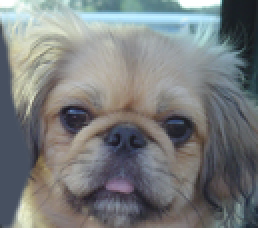
#> input picture Assignment1/1.CodingPart/data/dog.bmp, 129 x 114 px, shrunk from 410 x 361 before the run (shown 2 times larger)
$ python proj1_part2.py
#> lines starting #> are read from the running program, lines starting #| are printed output that depends on the picture
#> call 2 of load_image, with path = './data/cat.bmp'
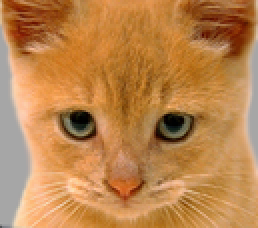
#> input picture Assignment1/1.CodingPart/data/cat.bmp, 129 x 114 px, shrunk from 410 x 361 before the run (shown 2 times larger)
### Assignment1/1.CodingPart/helpers.py
# Project Image Filtering and Hybrid Images Stencil Code
# Based on previous and current work
# by James Hays for CSCI 1430 @ Brown and
# CS 4495/6476 @ Georgia Tech
import numpy as np
from numpy import pi, exp, sqrt
from numpy.fft import fft2, ifft2
from skimage import io, img_as_ubyte, img_as_float32
from skimage.transform import rescale

def my_imfilter(image, filter):
    """
    Your function should meet the requirements laid out on the project webpage.
    Apply a filter to an image. Return the filtered image.
    Inputs:
    - image -> numpy nd-array of dim (m, n, c)
    - filter -> numpy nd-array of odd dim (k, l)
    Returns
    - filtered_image -> numpy nd-array of dim (m, n, c)
    Errors if:
    - filter has any even dimension -> raise an Exception with a suitable error message.
    """
    filtered_image = np.asarray([0])

    if filter.shape[0] % 2 == 0 or filter.shape[1] % 2 == 0:
        raise ValueError('Only odd filters are allowed')

    #pad image edges with zeros to avoid dimension reduction
    pad_v = int((filter.shape[0] - 1) / 2)
#> pad_v = 14
    pad_h = int((filter.shape[1] - 1) / 2)
#> pad_h = 14

    if len(image.shape) == 2:
        image_padded = np.pad(image, [(pad_v, pad_v),(pad_h, pad_h)], mode = 'reflect')
        filtered_image = np.zeros((image.shape[0], image.shape[1]))

        for x in range (image_padded.shape[0]):
            if x + filter.shape[0] > image_padded.shape[0]:
                break
            for y in range(image_padded.shape[1]):
                if y + filter.shape[1] > image_padded.shape[1]:
                    break
                filtered_image[x, y] = np.tensordot(image_padded[x:x + filter.shape[0],y:y+filter.shape[1]], filter)

    elif len(image.shape) == 3:
        image_padded = np.pad(image, [(pad_v, pad_v),(pad_h, pad_h),(0, 0)], mode = 'reflect')
        filtered_image = np.zeros((image.shape[0], image.shape[1], 3))

        for x in range (image_padded.shape[0]):
            if x + filter.shape[0] > image_padded.shape[0]:
                break
            for y in range(image_padded.shape[1]):
                if y + filter.shape[1] > image_padded.shape[1]:
                    break
                for z in range(image_padded.shape[2]):
                    filtered_image[x, y, z] = np.tensordot(image_padded[x:x + filter.shape[0],y:y+filter.shape[1],z], filter)
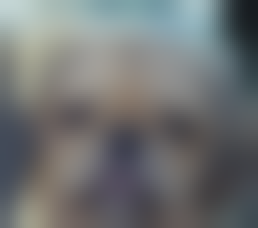
#> filtered_image: shape (114, 129, 3) float64 (shown 2 times larger); mean R, G, B 0.44, 0.452, 0.454


    else: raise ValueError('Wrong image format')

    return filtered_image

# [19 lines left out: function my_filter_fft, not called in this run]

def gen_hybrid_image(image1, image2, cutoff_frequency):
    """
    Inputs:
    - image1 -> The image from which to take the low frequencies.
    - image2 -> The image from which to take the high frequencies.
    - cutoff_frequency -> The standard deviation, in pixels, of the Gaussian
                         blur that will remove high frequencies.

    Task:
    - Use my_imfilter to create 'low_frequencies' and 'high_frequencies'.
    - Combine them to create 'hybrid_image'.
    """

    assert image1.shape[0] == image2.shape[0]
    assert image1.shape[1] == image2.shape[1]
    assert image1.shape[2] == image2.shape[2]

    # Steps:
    # (1) Remove the high frequencies from image1 by blurring it. The amount of
    #     blur that works best will vary with different image pairs
    # generate a 1x(2k+1) gaussian kernel with mean=0 and sigma = s, see https://stackoverflow.com/questions/17190649/how-to-obtain-a-gaussian-filter-in-python
    s, k = cutoff_frequency, cutoff_frequency*2
    probs = np.asarray([exp(-z*z/(2*s*s))/sqrt(2*pi*s*s) for z in range(-k,k+1)], dtype=np.float32)
    kernel = np.outer(probs, probs)

    # Your code here:
    low_frequencies = my_imfilter(image1, kernel) # Replace with your implementation

    # (2) Remove the low frequencies from image2. The easiest way to do this is to
    #     subtract a blurred version of image2 from the original version of image2.
    #     This will give you an image centered at zero with negative values.
    # Your code here #
    high_frequencies = image2 - my_imfilter(image2, kernel) # Replace with your implementation
#> after the loop in my_imfilter (call 2), `for x in range (image_padded.shape[0]):`:
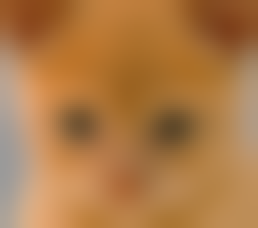
#> filtered_image: shape (114, 129, 3) float64 (shown 2 times larger); mean R, G, B 0.683, 0.48, 0.279

    # (3) Combine the high frequencies and low frequencies
    # Your code here #
    hybrid_image = low_frequencies + high_frequencies # Replace with your implementation

    # (4) At this point, you need to be aware that values larger than 1.0
    # or less than 0.0 may cause issues in the functions in Python for saving
    # images to disk. These are called in proj1_part2 after the call to
    # gen_hybrid_image().
    # One option is to clip (also called clamp) all values below 0.0 to 0.0,
    # and all values larger than 1.0 to 1.0.
    hybrid_image = np.clip(hybrid_image, 0, 1)
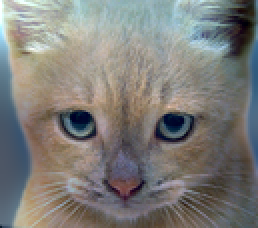
#> hybrid_image: shape (114, 129, 3) float64 (shown 2 times larger); mean R, G, B 0.496, 0.491, 0.477
    return low_frequencies, high_frequencies, hybrid_image

def vis_hybrid_image(hybrid_image):
  """
  Visualize a hybrid image by progressively downsampling the image and
  concatenating all of the images together.
  """
  scales = 5
  scale_factor = 0.5
  padding = 5
  original_height = hybrid_image.shape[0]
#> original_height = 114
  num_colors = 1 if hybrid_image.ndim == 2 else 3
#> num_colors = 3

  output = np.copy(hybrid_image)
  cur_image = np.copy(hybrid_image)
  for scale in range(2, scales+1):
    # add padding
    output = np.hstack((output, np.ones((original_height, padding, num_colors),
                                        dtype=np.float32)))
    # downsample image
    cur_image = rescale(cur_image, scale_factor, mode='reflect', multichannel = True)
    # pad the top to append to the output
    pad = np.ones((original_height-cur_image.shape[0], cur_image.shape[1],
                   num_colors), dtype=np.float32)
    tmp = np.vstack((pad, cur_image))
    output = np.hstack((output, tmp))
#> this loop made 4 passes
#> pass 1, in vis_hybrid_image, `tmp = np.vstack((pad, cur_image))`:
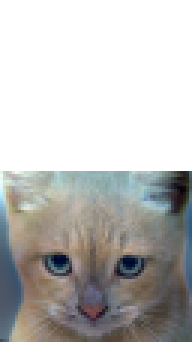
#> tmp: shape (114, 64, 3) float64 (shown 3 times larger); mean R, G, B 0.748, 0.746, 0.739
#> after the loop:
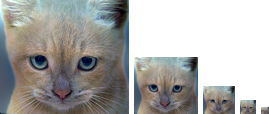
#> output: shape (114, 269, 3) float64; mean R, G, B 0.679, 0.676, 0.667
  return output

def load_image(path):
  return img_as_float32(io.imread(path))

def save_image(path, im):
#> called with path = './results/low_frequencies.jpg'
  return io.imsave(path, img_as_ubyte(im.copy()))

### Assignment1/1.CodingPart/proj1_part2.py
# Project Image Filtering and Hybrid Images - Generate Hybrid Image
# Based on previous and current work
# by James Hays for CSCI 1430 @ Brown and
# CS 4495/6476 @ Georgia Tech
import numpy as np
import matplotlib
import matplotlib.pyplot as plt
from helpers import vis_hybrid_image, load_image, save_image, my_imfilter, gen_hybrid_image

# Before trying to construct hybrid images, it is suggested that you
# implement my_imfilter in helpers.py and then debug it using proj1_part1.py

# Debugging tip: You can split your python code and print in between
# to check if the current states of variables are expected.

## Setup
# Read images and convert to floating point format
image1 = load_image('./data/dog.bmp')
image2 = load_image('./data/cat.bmp')

# display the dog and cat images
plt.figure(figsize=(3,3)); plt.imshow((image1*255).astype(np.uint8));#
plt.figure(figsize=(3,3)); plt.imshow((image2*255).astype(np.uint8));

# For your write up, there are several additional test cases in 'data'.
# Feel free to make your own, too (you'll need to align the images in a
# photo editor such as Photoshop).
# The hybrid images will differ depending on which image you
# assign as image1 (which will provide the low frequencies) and which image
# you asign as image2 (which will provide the high frequencies)

## Hybrid Image Construction ##
# cutoff_frequency is the standard deviation, in pixels, of the Gaussian#
# blur that will remove high frequencies. You may tune this per image pair
# to achieve better results.
cutoff_frequency = 7
low_frequencies, high_frequencies, hybrid_image = gen_hybrid_image(image1, image2, cutoff_frequency)

## Visualize and save outputs ##
plt.figure(); plt.imshow((low_frequencies*255).astype(np.uint8));
plt.figure(); plt.imshow(((high_frequencies)*255).astype(np.uint8));
vis = vis_hybrid_image(hybrid_image)
plt.figure(figsize=(20, 20)); plt.imshow(vis);

save_image('./results/low_frequencies.jpg', low_frequencies)
save_image('./results/high_frequencies.jpg', high_frequencies)
save_image('./results/hybrid_image.jpg', hybrid_image)
save_image('./results/hybrid_image_scales.jpg', vis)
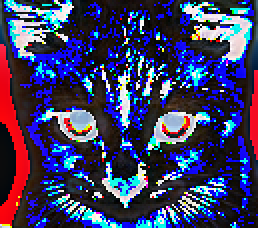
#> shown: shape (114, 129, 3) (shown 2 times larger); mean R, G, B 59.5, 59, 99.6
